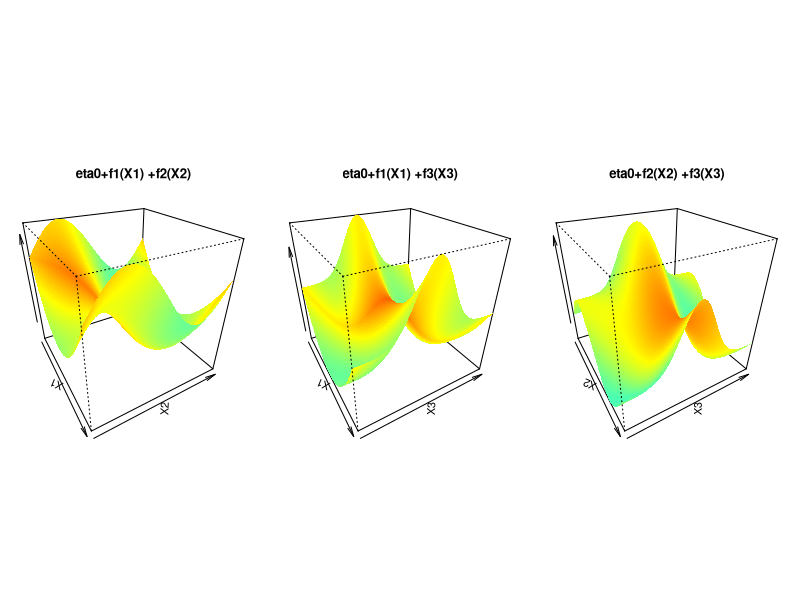

Write R code to recreate this figure. (Note: this script raises an error after producing the figure.)
set.seed(0)
## Simulation parameters (sample size, correlation between covariates,
## Gaussian copula family)
n <- 5e2
rho <- 0.5
fam <- 1

## A calibration surface depending on three variables
eta0 <- 1
calib.surf <- list(
  calib.quad <- function(t, Ti = 0, Tf = 1, b = 8) {
    Tm <- (Tf - Ti)/2
    a <- -(b/3) * (Tf^2 - 3 * Tf * Tm + 3 * Tm^2)
    return(a + b * (t - Tm)^2)},
  calib.sin <- function(t, Ti = 0, Tf = 1, b = 1, f = 1) {
    a <- b * (1 - 2 * Tf * pi/(f * Tf * pi +
                                 cos(2 * f * pi * (Tf - Ti))
                               - cos(2 * f * pi * Ti)))
    return((a + b)/2 + (b - a) * sin(2 * f * pi * (t - Ti))/2)},
  calib.exp <- function(t, Ti = 0, Tf = 1, b = 2, s = Tf/8) {
    Tm <- (Tf - Ti)/2
    a <- (b * s * sqrt(2 * pi)/Tf) * (pnorm(0, Tm, s) - pnorm(Tf, Tm, s))
    return(a + b * exp(-(t - Tm)^2/(2 * s^2)))})

## Display the calibration surface
par(mfrow = c(1, 3), pty = "s", mar = c(1, 1, 4, 1))
u <- seq(0, 1, length.out = 100)
sel <- matrix(c(1, 1, 2, 2, 3, 3), ncol = 2)
jet.colors <- colorRamp(c("#00007F", "blue", "#007FFF", "cyan", "#7FFF7F",
                          "yellow", "#FF7F00", "red", "#7F0000"))
jet <- function(x) rgb(jet.colors(exp(x/3)/(1 + exp(x/3))),
                       maxColorValue = 255)

for (k in 1:3) {
  tmp <- outer(u, u, function(x, y)
    eta0 + calib.surf[[sel[k,1]]](x) + calib.surf[[sel[k, 2]]](y))
  persp(u, u, tmp, border = NA, theta = 60, phi = 30, zlab = "",
        col = matrix(jet(tmp), nrow = 100),
        xlab = paste("X", sel[k, 1], sep = ""),
        ylab = paste("X", sel[k,2], sep = ""),
        main = paste("eta0+f", sel[k, 1],
                     "(X", sel[k, 1], ") +f",sel[k, 2],
                     "(X", sel[k, 2], ")", sep = ""))
}

## 3-dimensional matrix X of covariates
covariates.distr <- mvdc(normalCopula(rho, dim = 3),
                         c("unif"), list(list(min = 0, max = 1)),
                         marginsIdentical = TRUE)
X <- rMvdc(n, covariates.distr)

## U in [0,1]x[0,1] with copula parameter depending on X
U <- condBiCopSim(fam, function(x1,x2,x3) {eta0+sum(mapply(function(f,x)
  f(x), calib.surf, c(x1,x2,x3)))}, X[,1:3], par2 = 6, return.par = TRUE)
## Merge U and X
data <- data.frame(U$data,X)
names(data) <- c(paste("u",1:2,sep=""),paste("x",1:3,sep=""))
## Display the data
dev.off()
plot(data[, "u1"], data[, "u2"], xlab = "U1", ylab = "U2")
names(data) <- c(paste("u",1:2,sep=""),paste("x",1:3,sep=""))



## Model fit with a basis size (arguably) too small
## and unpenalized cubic spines
pen <- FALSE
basis0 <- c(3, 4, 4)
formula <- ~s(x1, k = basis0[1], bs = "cr", fx = !pen) +
  s(x2, k = basis0[2], bs = "cr", fx = !pen) +
  s(x3, k = basis0[3], bs = "cr", fx = !pen)
system.time(fit0 <- gamBiCopFit(data, formula, fam))


## Model fit with a better basis size and penalized cubic splines (via min GCV)
pen <- TRUE
basis1 <- c(3, 10, 10)
formula <- ~s(x1, k = basis1[1], bs = "cr", fx = !pen) +
  s(x2, k = basis1[2], bs = "cr", fx = !pen) +
  s(x3, k = basis1[3], bs = "cr", fx = !pen)
system.time(fit1 <- gamBiCopFit(data, formula, fam))

## Extract the gamBiCop objects and show various methods
(res <- sapply(list(fit0,fit1), function(fit){fit$res}))
metds <- list('logLik'=logLik,'AIC'=AIC,'BIC'=BIC,'EDF'=EDF)
lapply(res, function(x) sapply(metds, function(f) f(x)))


## Comparison between fitted, true smooth and spline approximation for each
## true smooth function for the two basis sizes.
fitted <- lapply(res, function(x) gamBiCopPredict(x, data.frame(x1 = u, x2 = u, x3 = u),
                                                  type = "terms")$calib)
true <- vector("list", 3)
for (i in 1:3) {
  y <- eta0 + calib.surf[[i]](u)
  true[[i]]$true <- y - eta0
  temp <- gam(y ~ s(u, k = basis0[i], bs = "cr", fx = TRUE))
  true[[i]]$approx <- predict.gam(temp, type = "terms")
  temp <- gam(y ~ s(u, k = basis1[i], bs = "cr", fx = FALSE))
  true[[i]]$approx2 <- predict.gam(temp, type = "terms")
}
## Display results
par(mfrow = c(1, 3), pty = "s")
yy <- range(true, fitted)
yy[1] <- yy[1] * 1.5
for (k in 1:3) {
  plot(u, true[[k]]$true,
       type = "l", ylim = yy,
       xlab = paste("Covariate", k), ylab = paste("Smooth", k)
  )
  lines(u, true[[k]]$approx, col = "red", lty = 2)
  lines(u, fitted[[1]][, k], col = "red")
  lines(u, fitted[[2]][, k], col = "green")
  lines(u, true[[k]]$approx2, col = "green", lty = 2)
  legend("bottomleft",
         cex = 0.6, lty = c(1, 1, 2, 1, 2),
         c("True", "Fitted", "Appox 1", "Fitted 2", "Approx 2"),
         col = c("black", "red", "red", "green", "green")
  )
}


##### A gamVine example
set.seed(0)
## Simulation parameters
# Sample size
n <- 1e3
# Copula families
familyset <- c(1:2,301:304,401:404)
# Define a 4-dimensional R-vine tree structure matrix
d <- 4
Matrix <- c(2,3,4,1,0,3,4,1,0,0,4,1,0,0,0,1)
Matrix <- matrix(Matrix,d,d)
nnames <- paste("X", 1:d, sep = "")

## Create the model
# Define gam-vine model list
count <- 1
model <- vector(mode = "list", length = d*(d-1)/2)
sel <- seq(d,d^2-d, by = d)

# First tree
for (i in 1:(d-1)) {
  # Select a copula family
  family <- sample(familyset, 1)
  model[[count]]$family <- family
  # Use the canonical link and a randomly generated parameter
  if (is.element(family,c(1,2))) {
    model[[count]]$par <- tanh(rnorm(1)/2)
    if (family == 2) {model[[count]]$par2 <- 2+exp(rnorm(1))
    }
  } else {
    if (is.element(family,c(401:404))) {
      rr <- rnorm(1)
      model[[count]]$par <- sign(rr)*(1+abs(rr))
    } else {
      model[[count]]$par <- rnorm(1)
    }
    model[[count]]$par2 <- 0
  }
  count <- count + 1
}

# A dummy dataset
data <- data.frame(u1 = runif(1e2), u2 = runif(1e2), matrix(runif(1e2*d),1e2,d))

# Trees 2 to (d-1)
for(j in 2:(d-1)){
  for(i in 1:(d-j)){
    # Select a copula family
    family <- sample(familyset, 1)
    # Select the conditiong set and create a model formula
    cond <- nnames[sort(Matrix[(d-j+2):d,i])]
    tmpform <- paste("~",paste(paste("s(", cond, ", k=10, bs='cr')",
                                     sep = ""), collapse=" + "))
    l <- length(cond)
    temp <- sample(3, l, replace = TRUE)
    # Spline approximation of the true function
    m <- 1e2
    x <- matrix(seq(0,1,length.out=m), nrow = m, ncol = 1)
    if(l != 1){
      tmp.fct <- paste("function(x){eta0+",
                       paste(sapply(1:l, function(x)
                         paste("calib.surf[[",temp[x],"]](x[",x,"])",
                               sep="")), collapse="+"),"}",sep="")
      tmp.fct <- eval(parse(text = tmp.fct))
      x <- eval(parse(text = paste0("expand.grid(",
                                    paste0(rep("x",l), collapse = ","),")",
                                    collapse = "")))
      y <- apply(x,1,tmp.fct)
    }else{
      tmp.fct <- function(x) eta0+calib.surf[[temp]](x)
      colnames(x) <- cond
      y <- tmp.fct(x)
    }
    # Estimate the gam model
    form <- as.formula(paste0("y", tmpform))
    dd <- data.frame(y, x)
    names(dd) <- c("y", cond)
    b <- gam(form, data = dd)
    #plot(x[,1],(y-fitted(b))/y)
    # Create a dummy gamBiCop object
    tmp <- gamBiCopFit(data = data, formula = form, family = 1, n.iters = 1)$res
    # Update the copula family and the model coefficients
    attr(tmp, "model")$coefficients <- coefficients(b)
    attr(tmp, "model")$smooth <- b$smooth
    attr(tmp, "family") <- family
    if (family == 2) {
      attr(tmp, "par2") <- 2+exp(rnorm(1))
    }
    model[[count]] <- tmp
    count <- count+1
  }
}

# Create the gamVineCopula object
GVC <- gamVine(Matrix=Matrix,model = model,names=nnames)
print(GVC)    


## Not run:
## Simulate data from this GamVine:
sim <- gamVineSimulate(n, GVC)

# then we are going to fit this data:
fitGVC <- gamVineSeqFit(sim, GVC, verbose = TRUE)
fitGVC2 <- gamVineCopSelect(sim, Matrix, verbose = TRUE)
## Plot the results
par(mfrow=c(3,4))
plot(GVC, ylim = c(-2.5,2.5))
plot(fitGVC, ylim = c(-2.5,2.5))
plot(fitGVC2, ylim = c(-2.5,2.5))
## End(Not run) 


## An example with a 3-dimensional GAM-Vine
# Sample size
n <- 1e3
# Define a R-vine tree structure matrix
d <- 3
Matrix <- c(2, 3, 1, 0, 3, 1, 0, 0, 1)
Matrix <- matrix(Matrix, d, d)
nnames <- paste("x", 1:d, sep = "")
# Copula families for each edge
fam <- c(301, 401, 1)
# Parameters for the first tree (two unconditional copulas)
par <- c(1, 2)
# Pre-allocate the GAM-Vine model list
count <- 1
model <- vector(mode = "list", length = d * (d - 1) / 2)
# The first tree contains only the two unconditional copulas
for (i in 1:(d - 1)) {
  model[[count]] <- list(family = fam[count], par = par[count], par2 = 0)
  count <- count + 1
}
# The second tree contains a unique conditional copula
# In this first example, we take a linear calibration function (10*x-5)
# Set-up a dummy dataset
tmp <- data.frame(u1 = runif(1e2), u2 = runif(1e2), x1 = runif(1e2))
# Set-up an arbitrary linear model for the calibration function
model[[count]] <- gamBiCopFit(tmp, ~x1, fam[count])$res
# Update the coefficients of the model
attr(model[[count]], "model")$coefficients <- c(-5, 10)
# Define gamVine object
GVC <- gamVine(Matrix = Matrix, model = model, names = nnames)

# warning does not lead to good results:
# Now we will study the logLikelihood our non-simplified model evaluated at our sim. data
# for the 1st copula: Clayton we have:
#term1<-sum(log(BiCopPDF(X1, X2, family=3, par=2, par2=0, obj=NULL, check.pars=TRUE)))
# for the 2nd copula: Gumbell we have:
#term2<-sum(log(BiCopPDF(X2, X3, family=4, par=1.5, par2=0, obj=NULL, check.pars=TRUE)))
# we have to compute the conditional values:
#X1_2<-BiCopHfunc(X1, X2, family=3, 2, par2 = 0, obj = NULL, check.pars = TRUE)$hfunc2
#X3_2<-BiCopHfunc(X3, X2, family=3, 2, par2 = 0, obj = NULL, check.pars = TRUE)$hfunc2
# compute the rho parameter of the gaussian copula for each x2:
#rho<-sin(pi/2*(exp(1-pi+pi*sin(X2*pi))-1)/(exp(1-pi+pi*sin(X2*pi))+1))
# for the 3rd copula: Gaussian we have:
#term3<-sum(log(BiCopPDF(X1_2 , X3_2, family=1, par=rho, par2=0, obj=NULL, check.pars=TRUE)))


#######








